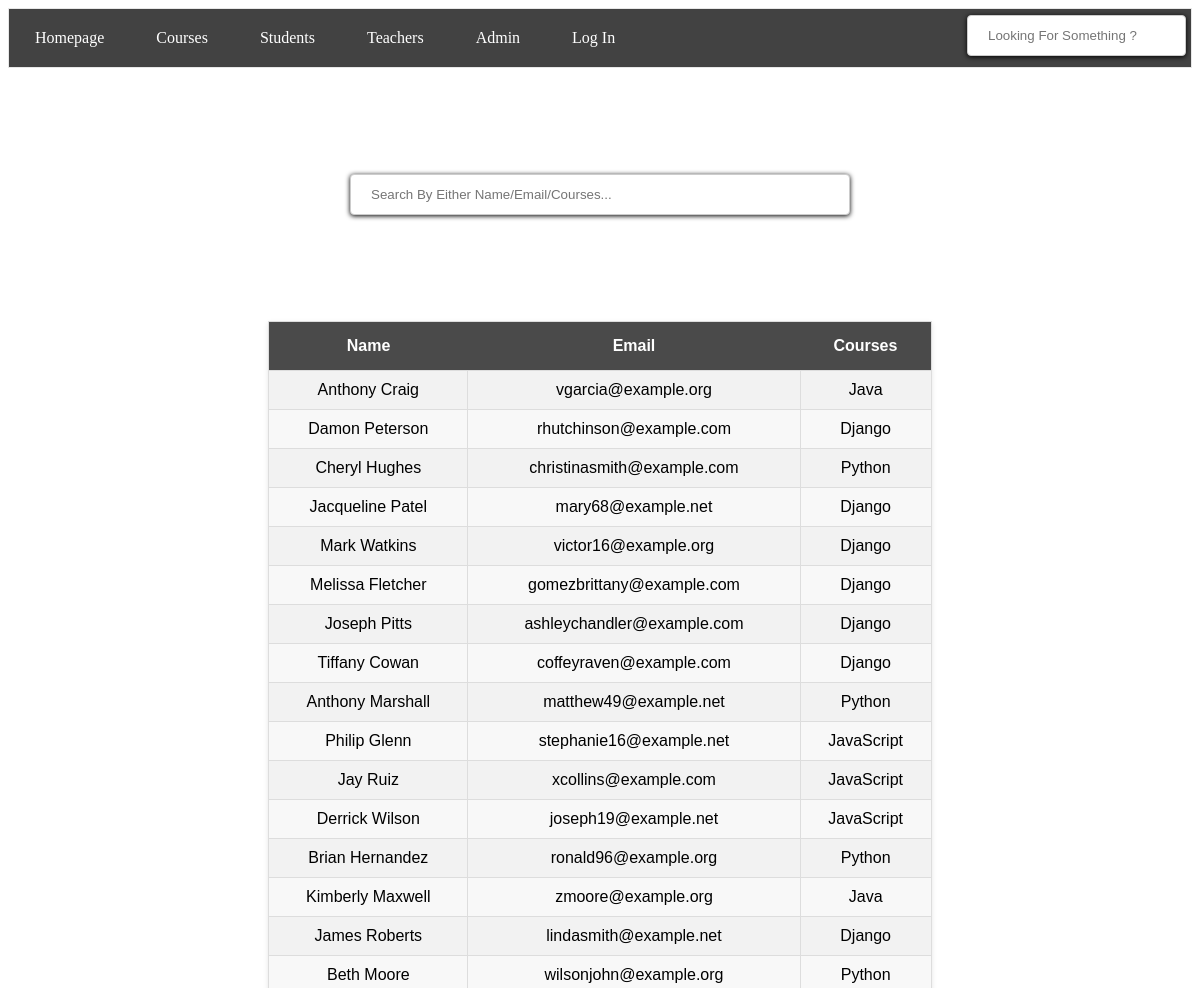
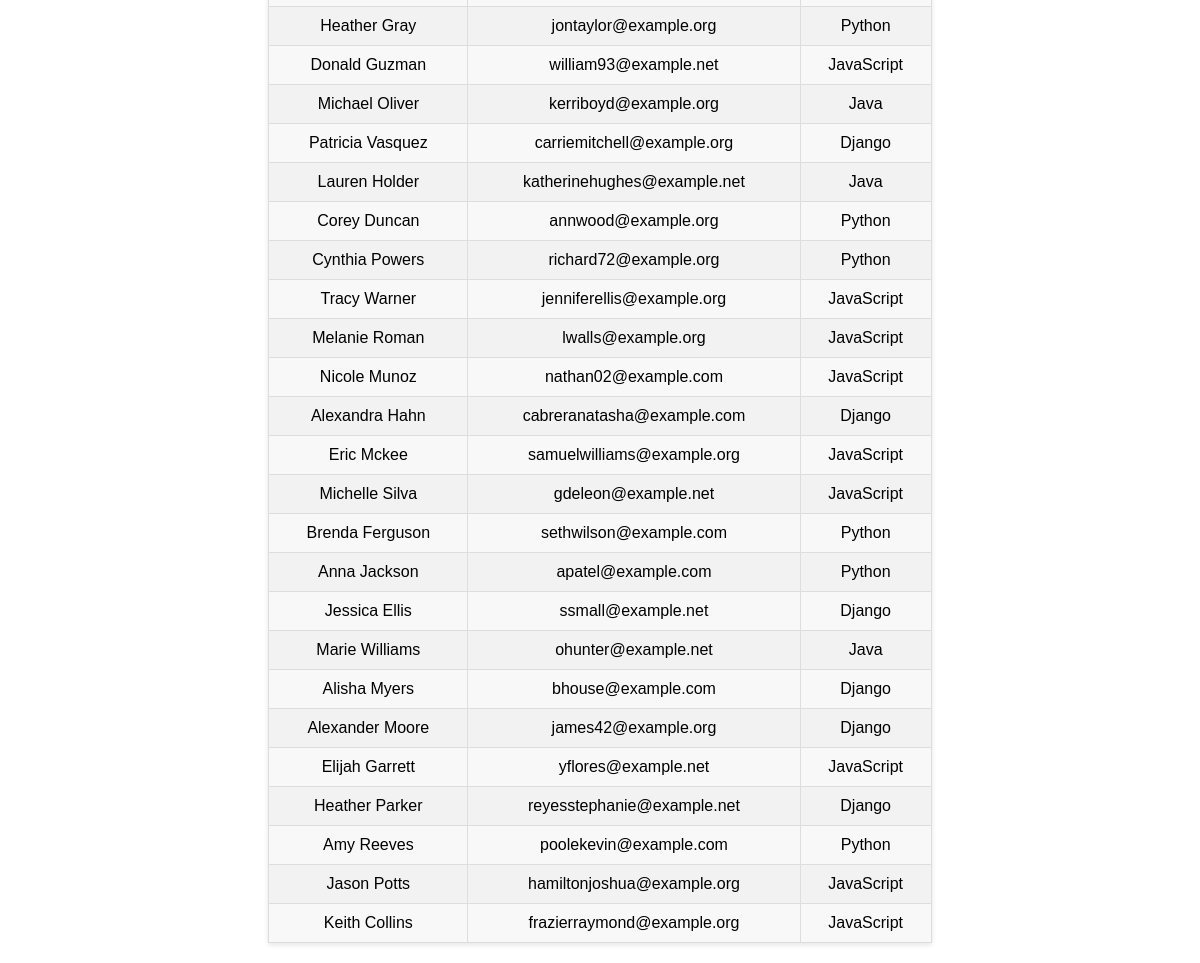
/students, run on the app's committed database (2 pictures, top to bottom).
### tables this page shows
CREATE TABLE students (
                id INTEGER PRIMARY KEY, 
                name TEXT NOT NULL,
                email TEXT UNIQUE NOT NULL,
                phone TEXT,
                photo_filename TEXT
            );

CREATE TABLE courses (
                id INTEGER PRIMARY KEY, 
                name TEXT NOT NULL,
                description TEXT,
                teacher_id INTEGER NOT NULL,
                FOREIGN KEY (teacher_id) REFERENCES teachers (id)
            );

### app.py (the view)
@app.route('/students')
def all_students():
    students = [Student(s_id, name, email) for s_id, name, email in execute_query(
        "SELECT id,name,email FROM students")]
    return render_template('students.html', students=students)

### classes.py (called while the page is built)
    def assigned_courses(self,s_id):
        course_ids = [c_id[0] for c_id in execute_query(f"SELECT course_id FROM students_courses WHERE student_id='{s_id}'")]
        courses_by_students = {}
        courses_by_students[s_id] = ', '.join([names[0] for i in course_ids for names in execute_query(f"SELECT name FROM courses WHERE id={i}")])
        return courses_by_students

### setup_db.py (called while the page is built)
def execute_query(sql):
    with sqlite3.connect("students.db") as conn:
        cur = conn.cursor()
        cur.execute(sql)
    return cur.fetchall()

### templates/students.html
{% include "header.html" %}
{% block content %}
    {% include "navbar.html" %}
    <div class="search-students">
        <input type="text" class="keyword" id="search-input" placeholder="Search By Either Name/Email/Courses..." onkeyup="filterTable()" autofocus>
    </div>
    <div class="main-students">
        <table class="students-table" id="students-table">
            <tr>
                <th>Name</th>
                <th>Email</th>
                <th>Courses</th>
            </tr>
            {% for student in students %}
            <tr>
                <td><a href="/student/{{ student.s_id }}">{{ student.name }}</a></td>
                <td>{{ student.email }}</td>
                <td>{{ student.courses[student.s_id] }}</td>
            </tr>
        {% endfor %}
    </table>
    </div>
{% endblock %}

### static/style.css (style rules this page uses)
a { text-decoration: none; color: #000000; }
input[type="text"], input[type="email"], button[type="submit"], input[type="password"], textarea { width: 100%; padding: 12px 20px; margin: 6px 0; box-sizing: border-box; border: 1px solid #ccc; border-radius: 4px; box-shadow: 0px 1px 5px 0px; }
.main-students { margin: 20px auto; width: 80%; text-align: center; }
.students-table { width:70%; border-collapse: collapse; margin-left: auto; margin-right: auto; font-family: Arial, sans-serif; background-color: #f8f8f8; border: 1px solid #ddd; box-shadow: 0 2px 5px rgba(0, 0, 0, 0.1); }
.students-table th { background-color: #4a4a4a; color: #fff; padding: 15px; font-weight:bolder; text-align: center; }
.students-table td { border: 1px solid #ddd; padding: 10px; text-align: center; white-space: nowrap; }
.students-table tr:nth-child(even) { background-color: #f2f2f2; }
.search-students { width: 500px; margin: 100px auto; text-align:left; font-family: 'Segoe UI', Tahoma, Geneva, Verdana, sans-serif; color: #45a049; }

### data on the page
students: name "Anthony Craig", email "vgarcia@example.org", name "Java"
students: name "Damon Peterson", email "rhutchinson@example.com", name "Django"
students: name "Cheryl Hughes", email "christinasmith@example.com", name "Python"
students: name "Jacqueline Patel", email "mary68@example.net", name "Django"
students: name "Mark Watkins", email "victor16@example.org", name "Django"
students: name "Melissa Fletcher", email "gomezbrittany@example.com", name "Django"
students: name "Joseph Pitts", email "ashleychandler@example.com", name "Django"
students: name "Tiffany Cowan", email "coffeyraven@example.com", name "Django"
students: name "Anthony Marshall", email "matthew49@example.net", name "Python"
students: name "Philip Glenn", email "stephanie16@example.net", name "JavaScript"
students: name "Jay Ruiz", email "xcollins@example.com", name "JavaScript"
students: name "Derrick Wilson", email "joseph19@example.net", name "JavaScript"
students: name "Brian Hernandez", email "ronald96@example.org", name "Python"
students: name "Kimberly Maxwell", email "zmoore@example.org", name "Java"
students: name "James Roberts", email "lindasmith@example.net", name "Django"
students: name "Beth Moore", email "wilsonjohn@example.org", name "Python"
students: name "Heather Gray", email "jontaylor@example.org", name "Python"
students: name "Donald Guzman", email "william93@example.net", name "JavaScript"
students: name "Michael Oliver", email "kerriboyd@example.org", name "Java"
students: name "Patricia Vasquez", email "carriemitchell@example.org", name "Django"
students: name "Lauren Holder", email "katherinehughes@example.net", name "Java"
students: name "Corey Duncan", email "annwood@example.org", name "Python"
students: name "Cynthia Powers", email "richard72@example.org", name "Python"
students: name "Tracy Warner", email "jenniferellis@example.org", name "JavaScript"
students: name "Melanie Roman", email "lwalls@example.org", name "JavaScript"
students: name "Nicole Munoz", email "nathan02@example.com", name "JavaScript"
students: name "Alexandra Hahn", email "cabreranatasha@example.com", name "Django"
students: name "Eric Mckee", email "samuelwilliams@example.org", name "JavaScript"
students: name "Michelle Silva", email "gdeleon@example.net", name "JavaScript"
students: name "Brenda Ferguson", email "sethwilson@example.com", name "Python"
students: name "Anna Jackson", email "apatel@example.com", name "Python"
students: name "Jessica Ellis", email "ssmall@example.net", name "Django"
students: name "Marie Williams", email "ohunter@example.net", name "Java"
students: name "Alisha Myers", email "bhouse@example.com", name "Django"
students: name "Alexander Moore", email "james42@example.org", name "Django"
students: name "Elijah Garrett", email "yflores@example.net", name "JavaScript"
students: name "Heather Parker", email "reyesstephanie@example.net", name "Django"
students: name "Amy Reeves", email "poolekevin@example.com", name "Python"
students: name "Jason Potts", email "hamiltonjoshua@example.org", name "JavaScript"
students: name "Keith Collins", email "frazierraymond@example.org", name "JavaScript"
